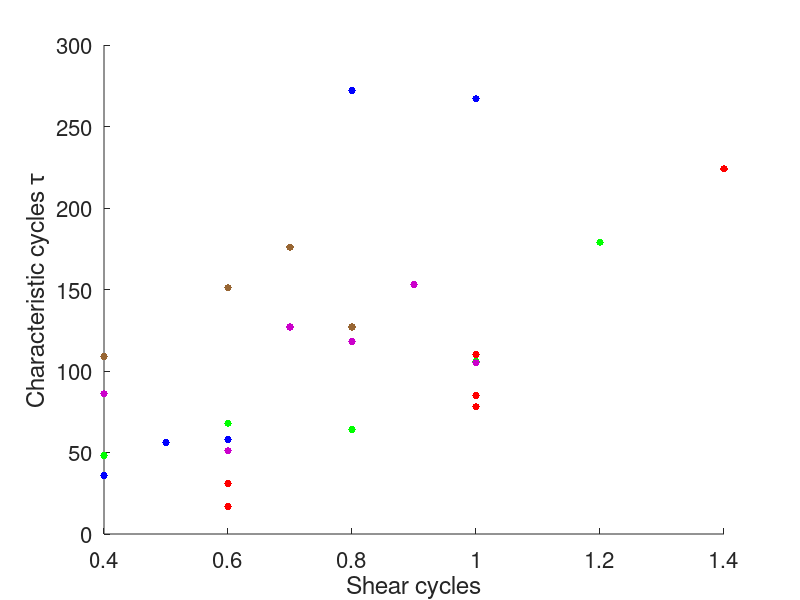
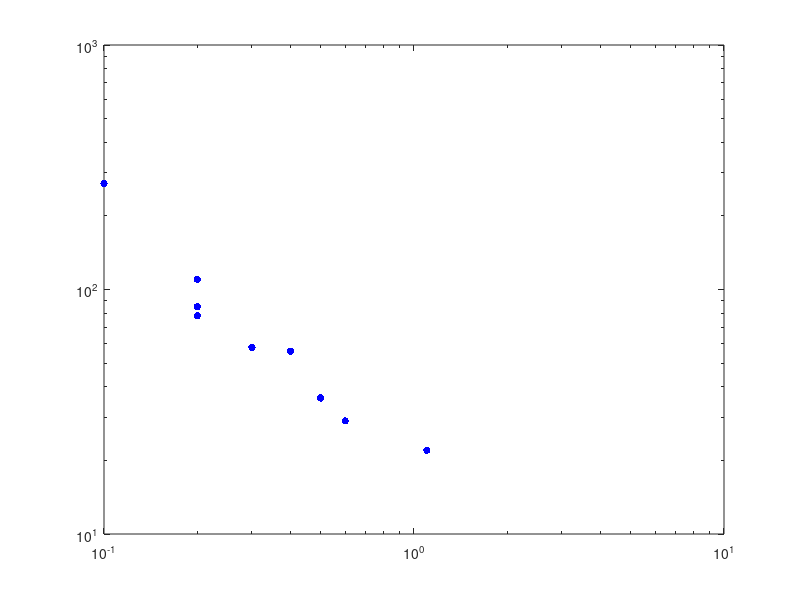

MATLAB code for these plots, in order: (Note: this script raises an error after producing the figures.)
% plot lifetime vs amplitude
%
% Author: Eric
% Date: 6-8-18
%
% Mod History:
% v3 (1/14/18): Nonlinear least squares fit for critical strain. Also try
% combining data sets before fitting
% v4 (2/14-19): use effective strain
% v5 (9-17-19): new experimentation. Try fitting right side.

% Conversion from volts to strain
v2s = 4.1/30.;

% 10-10-18 data
% amplitudes in V
amplitudes1010 = [0.8 0.9 1.1];
% raw strains = amplitudes * v2s
% effective strains (post train)
estrains1010 = [.035 .047 .053];
% lifetimes in shear cycles
lifetimes1010 = [88 114 378];

% 10-10-18 data
% amplitudes in V
amplitudes1010_ext = [0.8 0.9 1.1];
% lifetimes in shear cycles
lifetimes1010_ext = [88 114 378];


% 10-1-18 data
% amplitudes in V
amplitudes101 = [0.1 0.2 0.4 0.6 0.7 0.8 1.0];
% lifetimes in shear cycles
lifetimes101 = [1 76 104 192 142 216 142];


% 10-1-18 data -- first 4 runs taken
% amplitudes in V 
amplitudes101_4 = [0.1 0.4 0.6 0.8];
% lifetimes in shear cycles
lifetimes101_4 = [1 104 192 216];

% 8-29-18 data
% amplitudes in V
amplitudes829 = [0.4 0.6 0.7 0.8 0.9 1.0];
% lifetimes in shear cycles
lifetimes829 = [86 51 127 118 153 105];

% 8-15-18 data
% amplitudes in V
amplitudes815 = [0.4 0.6 0.7 0.8];
% lifetimes in shear cycles
lifetimes815 = [109 151 176 127];

% 6-28-18 data
% amplitudes in V
amplitudes628 = [0.4 0.6 0.8 1.0 1.2];
% effective strains (post train)
estrains628 = [.041 .045 .041 .045 .067];
% lifetimes in shear cycles
lifetimes628 = [48 68 64 106 179];


%%%% NOTE: only 5-21 and 6-3 with lower volume fraction gel
% 6-3-18 data
% lifetimes in shear cycles
lifetimes63 = [36 56 58 272 267];
% amplitudes in V
amplitudes63 = [0.4 0.5 0.6 0.8 1.0];

% 5-21-18 data
amplitudes521 = [0.1 0.4 0.6 0.6 0.8 1.0 1.0 1.0 1.4];
lifetimes521 = [31 110 17 31 248 78 85 118 224];

% 5-21-18 first 8 data taken
amplitudes521_8 = [0.6 0.6 1.0 1.0 1.0 1.4];
lifetimes521_8 = [17 31 78 85 110 224];

% 5-21-18 only triain well
amplitudes521_well = [0.1 0.6 1.0 1.0 1.0 1.4];
lifetimes521_well = [22 29 78 85 110 224];

figure;
hold on
plot(amplitudes63, lifetimes63,'b.', 'MarkerFaceColor', 'b', 'MarkerSize', 16);
% plot(amplitudes521, lifetimes521,'b.', 'MarkerFaceColor', 'b', 'MarkerSize', 12);
plot(amplitudes521_8, lifetimes521_8,'r.', 'MarkerFaceColor', 'r', 'MarkerSize', 16);
plot(amplitudes628, lifetimes628,'g.', 'MarkerFaceColor', 'g', 'MarkerSize', 16);
plot(amplitudes815, lifetimes815,'.', 'Color', [153, 102, 51]/256,'MarkerSize', 16);
plot(amplitudes829, lifetimes829,'.', 'Color', [204, 0, 204]/256,'MarkerSize', 16);


% plot(amplitudes101, lifetimes101, '.', 'Color', [51, 153, 51]/256,'MarkerSize', 16);

% title('Training','FontSize', 20);
xlabel('Shear cycles','FontSize', 18);
ylabel('Characteristic cycles \tau','FontSize', 18);
% ylim([0.02 0.05])
% xlim([0 550])
% axis([0 max(t) 0.02 0.14]);

xt = get(gca,'XTick');
set(gca, 'FontSize', 16)

hold off

%%%%%%%%%%%%%
%% Fit to power law
% lifetimes to fit

% life = lifetimes829(1:end);
% gam = amplitudes829(1:end);
% gc = 1.1;

% life = lifetimes628(1:end);
% gam = amplitudes628(1:end)*v2s;
% gc = 1.4*v2s;
% gam = estrains628(1:end);
% gc = 0.085;


% life = lifetimes63(1:end-1);
% gam = amplitudes63(1:end-1);
% gc = 0.9;

% life = lifetimes521_well(1:end-1);
% gam = amplitudes521_well(1:end-1);
% gc = 1.2;

% life = lifetimes101_4(1:end);
% gam = amplitudes101_4(1:end);
% gc = 0.75;

% life = lifetimes1010(1:end);
% gam = amplitudes1010(1:end);
% gc = 1.2;

% Combined lifetimes
% life = [lifetimes1010(1:end), lifetimes628(1:end)];
% gam = [amplitudes1010(1:end)+0.2, amplitudes628(1:end)];
% gc = 1.4;

life = [lifetimes521_well(1:end-1), lifetimes63(1:end-1)];
gam = [amplitudes521_well(1:end-1)-0.3, amplitudes63(1:end-1)];
gc = 0.9;

figure;
loglog(gc-gam, life,'b.', 'MarkerFaceColor', 'b', 'MarkerSize', 16);
% figure;
% plot(log10(gc-gam), log10(life), 'b.', 'MarkerFaceColor', 'b', 'MarkerSize', 16);

myfit = fit(log10((gc-gam))', log10(life)', 'poly1');
fit_coeffs = coeffvalues(myfit);

figure;
hold on
plot(log10(gc-gam), fit_coeffs(1)* log10(gc-gam) + fit_coeffs(2))
plot(log10(gc-gam), log10(life),'b.', 'MarkerFaceColor', 'b', 'MarkerSize', 16)
xlabel('Log \gamma-\gamma_c','FontSize', 16);
ylabel('Log Lifetime \tau','FontSize', 16);
hold off

% wrong!
% figure;
% xs = 0.01: 0.01: 0.07;
% hold on
% loglog(gc-gam, life,'b.', 'MarkerFaceColor', 'b', 'MarkerSize', 16);
% plot(xs,exp(fit_coeffs(1)* log(xs)) + fit_coeffs(2))
% hold off 

% plot lifetimes with power law fit
figure;
xs = logspace(log10(0.02), log10(gc-.01));
hold on
% plot(amplitudes63(1:end-1), lifetimes63(1:end-1),'b.', 'MarkerFaceColor', 'b', 'MarkerSize', 16);
% plot(amplitudes521_well(1:end-1)-0.3, lifetimes521_well(1:end-1),'r.', 'MarkerFaceColor', 'r', 'MarkerSize', 16);
% plot(amplitudes628*v2s, lifetimes628,'g.', 'MarkerFaceColor', 'g', 'MarkerSize', 16);
% plot(estrains628, lifetimes628, 'r.', 'MarkerFaceColor', 'r', 'MarkerSize', 16);
% plot(amplitudes101_4, lifetimes101_4,'g.', 'MarkerFaceColor', 'g', 'MarkerSize', 16);
% plot(amplitudes1010, lifetimes1010, 'g.', 'MarkerFaceColor', 'g', 'MarkerSize', 16);
% plot(amplitudes829, lifetimes829, 'g.', 'MarkerFaceColor', 'g', 'MarkerSize', 16);
plot(xs, 10^(fit_coeffs(2))*(gc-xs).^(fit_coeffs(1)), 'r')
% xlim([0 1.0])

ylim([0 400])
hold off

xlabel('Strain (V)','FontSize', 18);
ylabel('Lifetime \tau','FontSize', 18);


%% figure shifting to plot gamma_c - gamma
figure;
xs = logspace(log10(0.1), log10(gc-.05));
hold on
plot(xs - gc, 10^(fit_coeffs(2))*(gc-xs).^(fit_coeffs(1)), 'r')
plot(amplitudes63(1:end-1) - gc, lifetimes63(1:end-1),'b.', 'MarkerFaceColor', 'b', 'MarkerSize', 16);
plot(amplitudes521_well(1:end-1) -gc - 0.3, lifetimes521_well(1:end-1),'r.', 'MarkerFaceColor', 'r', 'MarkerSize', 16);
% plot(amplitudes628 - gc, lifetimes628,'.', 'Color', [255, 153, 0]/256, 'MarkerSize', 16);
% plot(amplitudes829-gc+0.2, lifetimes829,'.', 'Color', [0, 255, 0]/256,'MarkerSize', 16);
% plot(amplitudes815-gc+0.4, lifetimes815,'.', 'Color', [102, 51, 0]/256,'MarkerSize', 16);
% plot(amplitudes101(2:6)-gc+0.5, lifetimes101(2:6),'.', 'Color', [51, 153, 51]/256, 'MarkerSize', 16);
% plot(amplitudes1010-gc+0.2, lifetimes1010,'.', 'Color', 'k', 'MarkerSize', 16);
xlim([-1.4 0.2])

ylim([0 400])
hold off

xlabel('\gamma_c - \gamma (V)','FontSize', 18);
ylabel('Lifetime \tau','FontSize', 18);

%%
% with fixed strain units
figure;
xs = logspace(log10(0.1), log10(gc-.05));
hold on
plot((xs - gc)*v2s, 10^(fit_coeffs(2))*(gc-xs).^(fit_coeffs(1)), 'r')
plot((amplitudes63(1:end-1) - gc)*v2s, lifetimes63(1:end-1),'b.', 'MarkerFaceColor', 'b', 'MarkerSize', 16);
plot((amplitudes521_well(1:end-1) -gc-0.3)*v2s, lifetimes521_well(1:end-1),'r.', 'MarkerFaceColor', 'r', 'MarkerSize', 16);
% plot((amplitudes628 - gc)*v2s, lifetimes628,'.', 'Color', [255, 153, 0]/256, 'MarkerSize', 16);
% plot((amplitudes829-gc+0.2)*v2s, lifetimes829,'.', 'Color', [0, 255, 0]/256,'MarkerSize', 16);
% plot((amplitudes815-gc+0.4)*v2s, lifetimes815,'.', 'Color', [102, 51, 0]/256,'MarkerSize', 16);
% plot((amplitudes101(2:6)-gc+0.5)*v2s, lifetimes101(2:6),'.', 'Color', [51, 153, 51]/256, 'MarkerSize', 16);
% plot((amplitudes1010-gc+0.2)*v2s, lifetimes1010,'.', 'Color', [255, 0, 255]/256, 'MarkerSize', 16);
% plot((amplitudes1010_ext-gc+0.2)*v2s, lifetimes1010_ext,'.', 'Color', [255, 0, 255]/256, 'MarkerSize', 16);
% xlim([-1.4 0.2])

ylim([0 400])
hold off

xlabel('\gamma_c - \gamma','FontSize', 18);
ylabel('Lifetime \tau','FontSize', 18);

%% Create Custom Nonlinear Models and Specify Problem Parameters and Independent Variables

life2fit = life;
gam2fit = gam;
% gam2fit = estrains628;


% Set estimates
a_0 = 40;
gc_0 = 0.85;
nu_0 = -0.85;
vars_0 = [a_0 gc_0 nu_0];

% Set bounds
lb = [1 0.05 0.2];
ub = [1000 1 2];

% Define fit
myfittype = fittype('a*(gc-gam)^(-nu)', 'dependent', {'tau'}, 'independent', {'gam'},...
    'coefficients', {'a', 'gc', 'nu'});

% Run fitting
nl_fit = fit(gam2fit', life2fit', myfittype, 'Lower', lb, 'Upper', ub, 'StartPoint', vars_0);
fit_coeffs = coeffvalues(nl_fit);
conf_ints = confint(nl_fit);

% Manually designate points from fit (for plotting)
xx = min(gam2fit):0.01:max(gam2fit);
fit_points = fit_coeffs(1) * (fit_coeffs(2)-xx).^(-fit_coeffs(3));

figure;
hold on

plot(gam2fit-fit_coeffs(2), life2fit,'bd', 'MarkerFaceColor', 'b', 'MarkerSize', 6)
plot(xx-fit_coeffs(2), fit_points, 'b', 'LineWidth', 1.5)
% title('Training','FontSize', 20);
xlabel('\gamma_c - \gamma','FontSize', 18);
ylabel('Lifetime \tau','FontSize', 18);
xt = get(gca,'XTick');
set(gca, 'FontSize', 16)
legend('off')
hold off

% %% Create Custom Nonlinear Models and Specify Problem Parameters and Independent Variables
% % RIGHT SIDE OF EQUATION
% 
% 
% life2fit = [lifetimes521_well(end), lifetimes63(end)];
% gam2fit = [amplitudes521_well(end)-0.3, amplitudes63(end)];
% gc = 0.9;
% 
% % life2fit = life;
% % gam2fit = gam;
% % % gam2fit = estrains628;
% 
% 
% % Set estimates
% a_0 = 40;
% gc_0 = 0.85;
% nu_0 = -0.85;
% vars_0 = [a_0 gc_0 nu_0];
% 
% % Set bounds
% lb = [1 0.05 0.2];
% ub = [1000 1 2];
% 
% % Define fit
% myfittype = fittype('a*(gc-gam)^(-nu)', 'dependent', {'tau'}, 'independent', {'gam'},...
%     'coefficients', {'a', 'gc', 'nu'});
% 
% % Run fitting
% nl_fit = fit(gam2fit', life2fit', myfittype, 'Lower', lb, 'Upper', ub, 'StartPoint', vars_0);
% fit_coeffs = coeffvalues(nl_fit);
% conf_ints = confint(nl_fit);
% 
% % Manually designate points from fit (for plotting)
% xx = min(gam2fit):0.01:max(gam2fit);
% fit_points = fit_coeffs(1) * (fit_coeffs(2)-xx).^(-fit_coeffs(3));
% 
% figure;
% hold on
% plot(xx-fit_coeffs(2), fit_points, 'r', 'LineWidth', 2)
% plot(gam2fit-fit_coeffs(2), life2fit,'b.', 'MarkerFaceColor', 'b', 'MarkerSize', 14)
% % title('Training','FontSize', 20);
% xlabel('\gamma_c - \gamma','FontSize', 18);
% ylabel('Lifetime \tau','FontSize', 18);
% xt = get(gca,'XTick');
% set(gca, 'FontSize', 16)
% legend('off')
% hold off

%%%%%%%%%%%%%%%%%%%%%%%%%%%%%%%%%%%%%%%%%%%%%%%%%%%%%%%%%%%%%%%%%%%%%%%%%%%%%%%%%%%%%%%
% % Plot fixing strain units
% figure;
% hold on
% plot((xx-fit_coeffs(2))*v2s, fit_points, 'r', 'LineWidth', 2)
% plot((gam2fit-fit_coeffs(2))*v2s, life2fit,'b.', 'MarkerFaceColor', 'b', 'MarkerSize', 14)
% % title('Training','FontSize', 20);
% xlabel('\gamma_c - \gamma','FontSize', 18);
% ylabel('Lifetime \tau','FontSize', 18);
% xt = get(gca,'XTick');
% set(gca, 'FontSize', 16)
% legend('off')
% hold off

% %% Fix strain units
% 
% figure;
% loglog((gc-gam)*v2s, life,'b.', 'MarkerFaceColor', 'b', 'MarkerSize', 16);
% % figure;
% % plot(log10(gc-gam), log10(life), 'b.', 'MarkerFaceColor', 'b', 'MarkerSize', 16);
% 
% myfit = fit(log10((gc-gam))', log10(life)', 'poly1');
% fit_coeffs = coeffvalues(myfit);
% 
% figure;
% hold on
% plot(log10((gc-gam)*v2s), fit_coeffs(1)* log10(gc-gam) + fit_coeffs(2))
% plot(log10((gc-gam)*v2s), log10(life),'b.', 'MarkerFaceColor', 'b', 'MarkerSize', 16)
% xlabel('Log \gamma-\gamma_c','FontSize', 16);
% ylabel('Log Lifetime \tau','FontSize', 16);
% hold off
% 
% % plot lifetimes with power law fit IN STRAIN UNITS
% figure;
% xs = logspace(log10(0.1), log10(gc-.05));
% hold on
% plot(amplitudes63*v2s, lifetimes63,'b.', 'MarkerFaceColor', 'b', 'MarkerSize', 16);
% % plot(amplitudes521_well, lifetimes521_well,'r.', 'MarkerFaceColor', 'r', 'MarkerSize', 16);
% % plot(amplitudes628, lifetimes628,'g.', 'MarkerFaceColor', 'g', 'MarkerSize', 16);
% plot(xs*v2s, 10^(fit_coeffs(2))*(gc-xs).^(fit_coeffs(1)), 'r')
% xlim([0 .16])
% 
% ylim([0 400])
% hold off
% 
% xlabel('Training strain (\gamma_0)','FontSize', 18);
% ylabel('Lifetime \tau','FontSize', 18);
% 
% % figure shifting to plot gamma_c - gamma
% figure;
% xs = logspace(log10(0.1), log10(gc-.05));
% hold on
% plot((amplitudes63 - gc+0.3)*v2s, lifetimes63,'b.', 'MarkerFaceColor', 'b', 'MarkerSize', 16);
% plot((amplitudes521_well -gc)*v2s, lifetimes521_well,'r.', 'MarkerFaceColor', 'r', 'MarkerSize', 16);
% plot((xs - gc)*v2s, 10^(fit_coeffs(2))*(gc-xs).^(fit_coeffs(1)), 'r')
% % plot(amplitudes628 - gc, lifetimes628,'.', 'Color', [255, 153, 0]/256, 'MarkerSize', 16);
% % plot(amplitudes829-gc+0.2, lifetimes829,'.', 'Color', [0, 255, 0]/256,'MarkerSize', 20);
% % plot(amplitudes815-gc+0.4, lifetimes815,'.', 'Color', [102, 51, 0]/256,'MarkerSize', 20);
% % plot(amplitudes101(2:6)-gc+0.5, lifetimes101(2:6),'.', 'Color', 'b', 'MarkerSize', 20);
% % xlim([-1.0 0.4])
% 
% ylim([0 400])
% hold off
% 
% xlabel('\gamma_c - \gamma','FontSize', 18);
% ylabel('Lifetime \tau','FontSize', 18);
% 
% %% Plotting with vertical lines (can move parts of this up if wanted)
% 
% figure;
% hold on
% plot(amplitudes63, lifetimes63,'b.', 'MarkerFaceColor', 'b', 'MarkerSize', 16);
% % plot(amplitudes521_8, lifetimes521_8,'r.', 'MarkerFaceColor', 'r', 'MarkerSize', 12);
% plot(amplitudes521_well, lifetimes521_well,'r.', 'MarkerFaceColor', 'r', 'MarkerSize', 16);
% plot(amplitudes628, lifetimes628,'g.', 'MarkerFaceColor', 'g', 'MarkerSize', 16);
% 
% % title('Training','FontSize', 20);
% xlabel('Training strain (V)','FontSize', 18);
% ylabel('lifetimes','FontSize', 18);
% % ylim([0.02 0.05])
% % xlim([0 550])
% % axis([0 max(t) 0.02 0.14]);
% 
% % % Plot vertical line for training amplitude
% trainingAmplitude = 0.9;
% plot(ones(100,1) * trainingAmplitude, linspace(1, 500, 100), 'b--');
% trainingAmplitude = 1.2;
% plot(ones(100,1) * trainingAmplitude, linspace(1, 500, 100), 'r--');
% 
% trainingAmplitude = 1.4;
% plot(ones(100,1) * trainingAmplitude, linspace(1, 500, 100), 'g--');
% 
% xt = get(gca,'XTick');
% set(gca, 'FontSize', 16)
% 
% hold off
% 
% %%%%%%% Fixing volts to strain
% figure;
% hold on
% plot(amplitudes63*v2s, lifetimes63,'b.', 'MarkerFaceColor', 'b', 'MarkerSize', 16);
% % plot(amplitudes521_8, lifetimes521_8,'r.', 'MarkerFaceColor', 'r', 'MarkerSize', 12);
% plot(amplitudes521_well*v2s, lifetimes521_well,'r.', 'MarkerFaceColor', 'r', 'MarkerSize', 16);
% plot(amplitudes628*v2s, lifetimes628,'g.', 'MarkerFaceColor', 'g', 'MarkerSize', 16);
% 
% plot(amplitudes829*v2s, lifetimes829,'.', 'Color', [204, 0, 204]/256,'MarkerSize', 16);
% plot(amplitudes815*v2s, lifetimes815,'.', 'Color', [153, 102, 51]/256,'MarkerSize', 16);
% 
% % title('Training','FontSize', 20);
% xlabel('Training strain \gamma_0','FontSize', 18);
% ylabel('Lifetime \tau','FontSize', 18);
% % ylim([0.02 0.05])
% % xlim([0 550])
% % axis([0 max(t) 0.02 0.14]);
% 
% % % Plot vertical line for training amplitude
% trainingAmplitude = 0.9*v2s;
% plot(ones(100,1) * trainingAmplitude, linspace(1, 500, 100), 'b--');
% trainingAmplitude = 1.2*v2s;
% plot(ones(100,1) * trainingAmplitude, linspace(1, 500, 100), 'r--');
% 
% trainingAmplitude = 1.4*v2s;
% plot(ones(100,1) * trainingAmplitude, linspace(1, 500, 100), 'g--');
% 
% xt = get(gca,'XTick');
% set(gca, 'FontSize', 16)
% 
% hold off
% 
% %%%%%%%%%%%%%%%%%%%%%%%%%%%%%%%%%%%%%
% % Attempt at using nonlinear least squares to fit for gamma_c
